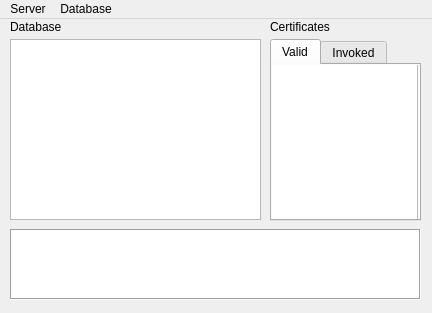
<?xml version="1.0" encoding="UTF-8"?>
<ui version="4.0">
 <class>Server</class>
 <widget class="QMainWindow" name="Server">
  <property name="geometry">
   <rect>
    <x>0</x>
    <y>0</y>
    <width>432</width>
    <height>313</height>
   </rect>
  </property>
  <property name="windowTitle">
   <string>Server</string>
  </property>
  <widget class="QWidget" name="centralWidget">
   <widget class="QTextBrowser" name="textServerLog">
    <property name="geometry">
     <rect>
      <x>10</x>
      <y>210</y>
      <width>411</width>
      <height>71</height>
     </rect>
    </property>
    <property name="frameShape">
     <enum>QFrame::Box</enum>
    </property>
    <property name="frameShadow">
     <enum>QFrame::Sunken</enum>
    </property>
    <property name="html">
     <string>&lt;!DOCTYPE HTML PUBLIC &quot;-//W3C//DTD HTML 4.0//EN&quot; &quot;http://www.w3.org/TR/REC-html40/strict.dtd&quot;&gt;
&lt;html&gt;&lt;head&gt;&lt;meta name=&quot;qrichtext&quot; content=&quot;1&quot; /&gt;&lt;style type=&quot;text/css&quot;&gt;
p, li { white-space: pre-wrap; }
&lt;/style&gt;&lt;/head&gt;&lt;body style=&quot; font-family:'MS Shell Dlg 2'; font-size:8.25pt; font-weight:400; font-style:normal;&quot;&gt;
&lt;p style=&quot;-qt-paragraph-type:empty; margin-top:0px; margin-bottom:0px; margin-left:0px; margin-right:0px; -qt-block-indent:0; text-indent:0px; font-size:8pt;&quot;&gt;&lt;br /&gt;&lt;/p&gt;&lt;/body&gt;&lt;/html&gt;</string>
    </property>
   </widget>
   <widget class="QTableWidget" name="tableDatabase">
    <property name="geometry">
     <rect>
      <x>10</x>
      <y>20</y>
      <width>251</width>
      <height>181</height>
     </rect>
    </property>
    <property name="alternatingRowColors">
     <bool>false</bool>
    </property>
    <attribute name="horizontalHeaderVisible">
     <bool>false</bool>
    </attribute>
    <attribute name="horizontalHeaderStretchLastSection">
     <bool>true</bool>
    </attribute>
    <column>
     <property name="text">
      <string>Name</string>
     </property>
    </column>
    <column>
     <property name="text">
      <string>Hash of PIN</string>
     </property>
    </column>
   </widget>
   <widget class="QLabel" name="label">
    <property name="geometry">
     <rect>
      <x>10</x>
      <y>0</y>
      <width>51</width>
      <height>16</height>
     </rect>
    </property>
    <property name="text">
     <string>Database</string>
    </property>
   </widget>
   <widget class="QLabel" name="label_2">
    <property name="geometry">
     <rect>
      <x>270</x>
      <y>0</y>
      <width>71</width>
      <height>16</height>
     </rect>
    </property>
    <property name="text">
     <string>Certificates</string>
    </property>
   </widget>
   <widget class="QTabWidget" name="certificates">
    <property name="geometry">
     <rect>
      <x>270</x>
      <y>20</y>
      <width>151</width>
      <height>182</height>
     </rect>
    </property>
    <property name="currentIndex">
     <number>0</number>
    </property>
    <widget class="QWidget" name="widget">
     <attribute name="title">
      <string>Valid</string>
     </attribute>
     <widget class="QListWidget" name="listCertValid">
      <property name="geometry">
       <rect>
        <x>-1</x>
        <y>-1</y>
        <width>147</width>
        <height>158</height>
       </rect>
      </property>
     </widget>
    </widget>
    <widget class="QWidget" name="widget_2">
     <attribute name="title">
      <string>Invoked</string>
     </attribute>
     <widget class="QListWidget" name="listCertInvoked">
      <property name="geometry">
       <rect>
        <x>-1</x>
        <y>-1</y>
        <width>147</width>
        <height>158</height>
       </rect>
      </property>
     </widget>
    </widget>
   </widget>
  </widget>
  <widget class="QMenuBar" name="menuBar">
   <property name="geometry">
    <rect>
     <x>0</x>
     <y>0</y>
     <width>432</width>
     <height>21</height>
    </rect>
   </property>
   <widget class="QMenu" name="menuServer">
    <property name="title">
     <string>Server</string>
    </property>
    <addaction name="actionStart"/>
    <addaction name="actionStop"/>
    <addaction name="separator"/>
    <addaction name="actionAdd_friend_server"/>
   </widget>
   <widget class="QMenu" name="menuDatabase">
    <property name="title">
     <string>Database</string>
    </property>
    <addaction name="actionAddItem"/>
    <addaction name="actionRemoveItem"/>
   </widget>
   <addaction name="menuServer"/>
   <addaction name="menuDatabase"/>
  </widget>
  <action name="actionStart">
   <property name="text">
    <string>Start</string>
   </property>
  </action>
  <action name="actionStop">
   <property name="text">
    <string>Stop</string>
   </property>
  </action>
  <action name="actionSettings">
   <property name="text">
    <string>Settings</string>
   </property>
  </action>
  <action name="actionCreate">
   <property name="enabled">
    <bool>false</bool>
   </property>
   <property name="text">
    <string>Create...</string>
   </property>
  </action>
  <action name="actionManage">
   <property name="enabled">
    <bool>false</bool>
   </property>
   <property name="text">
    <string>Manage</string>
   </property>
  </action>
  <action name="actionOpen">
   <property name="enabled">
    <bool>false</bool>
   </property>
   <property name="text">
    <string>Open...</string>
   </property>
  </action>
  <action name="actionManage_local_database">
   <property name="text">
    <string>Manage local database</string>
   </property>
  </action>
  <action name="actionAddItem">
   <property name="text">
    <string>Add item...</string>
   </property>
  </action>
  <action name="actionRemoveItem">
   <property name="text">
    <string>Remove item...</string>
   </property>
  </action>
  <action name="actionAdd_friend_server">
   <property name="text">
    <string>Add friend server...</string>
   </property>
  </action>
 </widget>
 <layoutdefault spacing="6" margin="11"/>
 <resources/>
 <connections/>
</ui>
